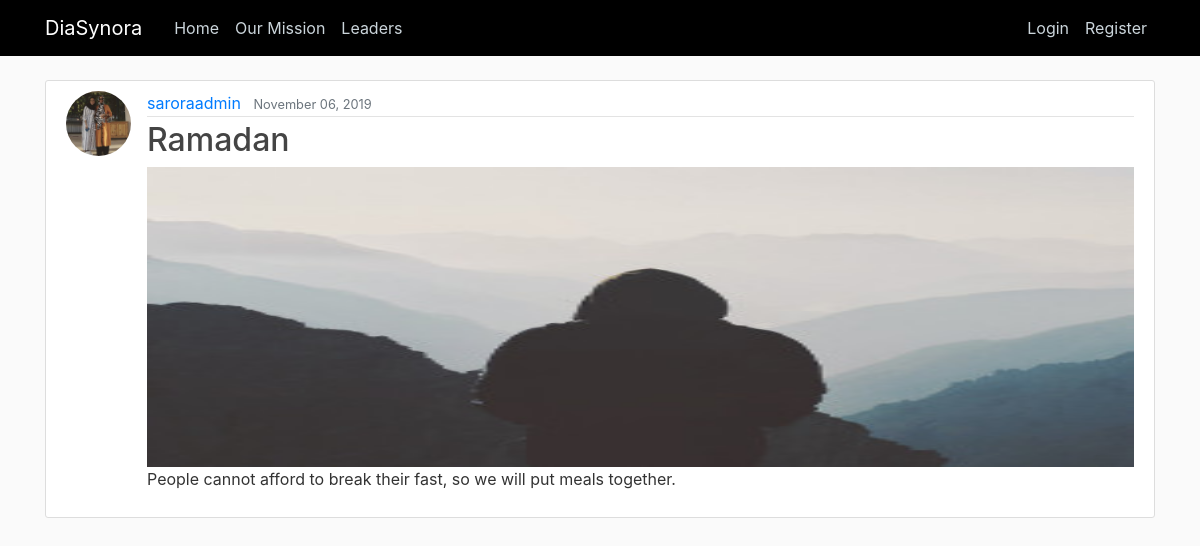
Screenshot of /project/82/ with the database file from the repository.
### dyasynora_app/models.py (models this page shows, shortened)
class Project(models.Model):
    name = models.CharField(max_length=100)
    image = models.ImageField(default='default_proj.jpg', upload_to='project_pics')
    description = models.TextField() # Unrestricted version of CharField
    date_created = models.DateTimeField(default=timezone.now) # actual timezone function is passed
    author = models.ForeignKey(User, on_delete=models.CASCADE, null=True) # if a user is deleted, also delete their projects

### users/models.py (models this page shows, shortened)
class Profile(models.Model):
    user = models.OneToOneField(User, on_delete=models.CASCADE)
    bio = models.TextField(blank=True)
    image = models.ImageField(default='default.jpg', upload_to='profile_pics')

### dyasynora_app/views.py (the view)
# urls.py: path('project/<int:pk>/', PostDetailView.as_view(), name='dyasynora_app-project-detail'),
class PostDetailView(DetailView):
    model = Project

### dyasynora_app/templates/dyasynora_app/project_detail.html (shortened to what this page needs)
{% extends "dyasynora_app/base.html" %}
  {% block content %}
    <article class="media content-section">
      <img class="rounded-circle article-img" src="{{ object.author.profile.image.url }}">
        <div class="media-body">
          <div class="article-metadata">
            <a class="mr-2" href="#">{{ object.author }}</a>
            <small class="text-muted">{{ object.date_created|date:"F d, Y" }}</small>
          </div>
          <h2 class="article-title">{{ object.name }}</h2>
          <img src="{{ project.image.url }}" height="300" width="100%"">
          <p class="article-content">{{ object.description }}</p>
        </div>
    </article>
  {% endblock content %}

### dyasynora_app/static/dyasynora_app/main.css (style rules this page uses)
body { background: #fafafa; color: #333333; margin-top: 5rem; }
h1, h2, h3, h4, h5, h6 { color: #444444; }
.content-section { background: #ffffff; padding: 10px 20px; border: 1px solid #dddddd; border-radius: 3px; margin-bottom: 20px; }
.article-title { color: #444444; }
.article-content { white-space: pre-line; }
.article-img { height: 65px; width: 65px; margin-right: 16px; }
.article-metadata { padding-bottom: 1px; margin-bottom: 4px; border-bottom: 1px solid #e3e3e3 }

### rows the page displays
Project: author.profile.image (picture), author "saroraadmin", date_created "November 06, 2019", name "Ramadan", image (placeholder picture), description "People cannot afford to break their fast, so we will put meals together."
